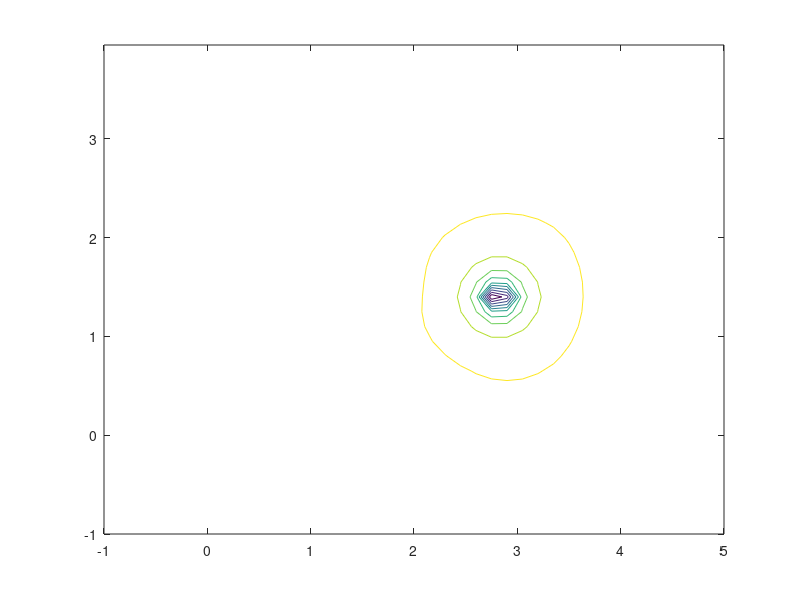

MATLAB code for this plot: (Note: this script raises an error after producing the figure.)
Xwall = 3.378;
Ywall = 2.159;
b1xc = 0.8128;
b1yc = 0.8128;
b2xc = 1.5748;
b2yc = 1.3716;
b3xc = 1.9812;
b3yc = 0.1526;
side = 0.3048;

clf
%edit your ranges to display here.  important to not include the actual
%location of your object in this grid of points or it will give you
%infinities

[px,py]=meshgrid(-1:.15:ceil(Xwall)+1,-1:.15:ceil(Ywall)+1);
[xlim,ylim] = size(px);
V = zeros(xlim, ylim);
Cboxes_walls = .7
Cbucket = -10
for i=1:xlim
    for j=1:ylim
%this is the equation and integral with ranges for a specific object:  you
%should be able to figure out what this is and edit appropriately to get
%what you want

%Walls of Pen
 wall1dx = @(x)  1./sqrt(((px(i,j)-x).^2) + ((py(i,j)+.5).^2));
 wall2dy = @(y)  1./sqrt(((px(i,j)-Xwall-.5).^2) + ((py(i,j)-y).^2));
 wall3dx = @(x)  1./sqrt(((px(i,j)-x).^2) + ((py(i,j)- Ywall-.5).^2));
 wall4dy = @(y)  1./sqrt(((px(i,j)+ 0.5).^2) + ((py(i,j)-y).^2));
 wall1 = integral(wall1dx,0,Xwall);
 wall2 = integral(wall2dy,0,Ywall);
 wall3 = integral(wall3dx,0,Xwall);
 wall4 = integral(wall4dy,0,Ywall);
 walls = (Cboxes_walls* wall1) + (Cboxes_walls* wall2) + (Cboxes_walls* wall3) +(Cboxes_walls* wall4);
 
 %
 %Bucket
 point = 1./sqrt(((px(i,j)-(2.8194)).^2 )+ ((py(i,j)-1.397)).^2);
 %
 % Box 1
 b1s1dx = @(x)  1./sqrt(((px(i,j)-x).^2) + ((py(i,j)- b1yc).^2));
 b1s2dy = @(y)  1./sqrt(((px(i,j)-b1xc-side).^2) + ((py(i,j)-y).^2));
 b1s3dx = @(x)  1./sqrt(((px(i,j)-x).^2) + ((py(i,j)- b1yc-side).^2));
 b1s4dy = @(y)  1./sqrt(((px(i,j)-b1xc).^2) + ((py(i,j)-y).^2));
 b1s1 = integral( b1s1dx,b1xc,(b1xc+side));
 b1s2 = integral(b1s2dy,b1yc,(b1yc+side));
 b1s3 = integral(b1s3dx,b1xc,(b1xc+side));
 b1s4 = integral(b1s4dy,b1yc,b1yc+side);
 box1 = (Cboxes_walls* b1s1) + (Cboxes_walls* b1s2)+ (Cboxes_walls* b1s3)+ (Cboxes_walls* b1s4);
 
%
%Box2
b2s1dx = @(x)  1./sqrt(((px(i,j)-x).^2) + ((py(i,j)- b2yc).^2));
b2s2dy = @(y)  1./sqrt(((px(i,j)-b2xc-side).^2) + ((py(i,j)-y).^2));
b2s3dx = @(x)  1./sqrt(((px(i,j)-x).^2) + ((py(i,j)- b2yc-side).^2));
b2s4dy = @(y)  1./sqrt(((px(i,j)-b2xc).^2) + ((py(i,j)-y).^2));
b2s1 = integral( b2s1dx,b2xc,(b2xc+side));
b2s2 = integral(b2s2dy,b2yc,(b2yc+side));
b2s3 = integral(b2s3dx,b2xc,(b2xc+side));
b2s4 = integral(b2s4dy,b2yc,b2yc+side);
box2 = (Cboxes_walls* b2s1) + (Cboxes_walls* b2s2)+ (Cboxes_walls* b2s3)+ (Cboxes_walls* b2s4);
%
%Box3
b3s1dx = @(x)  1./sqrt(((px(i,j)-x).^2) + ((py(i,j)- b3yc).^2));
b3s2dy = @(y)  1./sqrt(((px(i,j)-b3xc-side).^2) + ((py(i,j)-y).^2));
b3s3dx = @(x)  1./sqrt(((px(i,j)-x).^2) + ((py(i,j)- b3yc-side).^2));
b3s4dy = @(y)  1./sqrt(((px(i,j)-b3xc).^2) + ((py(i,j)-y).^2));
b3s1 = integral( b3s1dx,b3xc,(b3xc+side));
b3s2 = integral(b3s2dy,b3yc,(b3yc+side));
b3s3 = integral(b3s3dx,b3xc,(b3xc+side));
b3s4 = integral(b3s4dy,b3yc,b3yc+side);
box3 = (Cboxes_walls* b3s1) + (Cboxes_walls* b3s2)+ (Cboxes_walls* b3s3)+ (Cboxes_walls* b3s4);
%
 V(i,j) = box1 + box2 + box3 + walls + Cbucket*point;
    end
end
hold off
contour(px,py,V)
[Ex,Ey] = gradient(V);
hold on
streamslice(px,py,-Ex,-Ey)
hold on
plot(2.8194, 1.397,'rx')
hold on
title('Challenge 2')
plot([0 0 Xwall Xwall 0],[0 Ywall Ywall 0 0] ,'b-')
hold on
plot([b1xc (b1xc+side) (b1xc+side) b1xc b1xc],[b1yc b1yc (b1yc+side) (b1yc+side) b1yc] ,'b-')
hold on
plot([b2xc (b2xc+side) (b2xc+side) b2xc b2xc],[b2yc b2yc (b2yc+side) (b2yc+side) b2yc] ,'b-')
hold on
plot([b3xc (b3xc+side) (b3xc+side) b3xc b3xc],[b3yc b3yc (b3yc+side) (b3yc+side) b3yc] ,'b-')



